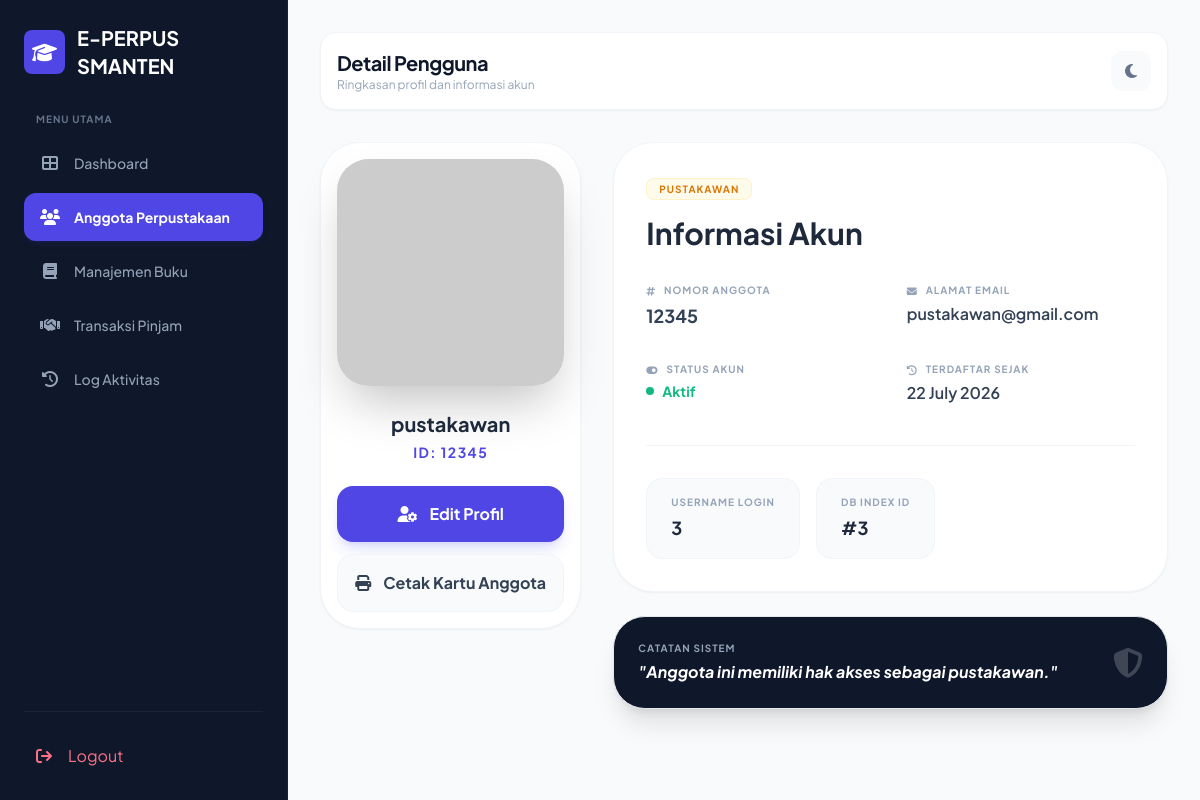
/view_anggota.php?id=3 (signed in), run on the app's committed database.
### tables this page shows
CREATE TABLE `pengguna` (
  `id_pengguna` int(11) NOT NULL,
  `no_anggota` varchar(25) DEFAULT NULL,
  `foto` varchar(255) DEFAULT NULL,
  `nama` varchar(100) NOT NULL,
  `email` varchar(100) NOT NULL,
  `password` varchar(100) NOT NULL,
  `role` enum('admin','anggota','pustakawan','') NOT NULL,
  `status` enum('aktif','nonaktif','','') NOT NULL,
  `created_at` timestamp NOT NULL DEFAULT current_timestamp() ON UPDATE current_timestamp()
);

### view_anggota.php (the view, shortened to what this page needs)
<?php
include 'koneksi.php';
$id_pengguna = mysqli_real_escape_string($conn, $_GET['id']);
$query = mysqli_query($conn, "SELECT * FROM pengguna WHERE id_pengguna = '$id_pengguna'");
$data  = mysqli_fetch_assoc($query);
$path_foto = 'img/foto/' . $data['foto'];
if (!empty($data['foto']) && file_exists($path_foto)) {
    $gambar = $path_foto;
} else {
    $gambar = "https://ui-avatars.com/api/?name=" . urlencode($data['nama']) . "&background=4F46E5&color=fff&size=512";
}
$role_style = "text-emerald-600 bg-emerald-50 border-emerald-100 dark:bg-emerald-500/10 dark:border-emerald-500/20";
if($data['role'] == 'pustakawan') $role_style = "text-amber-600 bg-amber-50 border-amber-100 dark:bg-amber-900/20 dark:border-amber-500/20";
?>
<!DOCTYPE html>
<html lang="id">
<head>
    <script src="https://cdn.tailwindcss.com"></script>
    <link href="https://cdnjs.cloudflare.com/ajax/libs/font-awesome/6.5.0/css/all.min.css" rel="stylesheet">
</head>
<body class="bg-slate-50 dark:bg-darkBlue text-slate-800 dark:text-slate-100 min-h-screen transition-colors duration-300 font-sans">
<div class="flex min-h-screen relative overflow-x-hidden">
    <aside id="sidebar" class="fixed inset-y-0 left-[-260px] md:relative md:left-0 w-72 bg-darkBlue dark:bg-white text-white dark:text-slate-900 border-r border-white/5 dark:border-slate-200 transition-all duration-300 z-50">
        <div class="p-6 flex flex-col h-full">
            <div>
                <div class="flex items-center gap-3 text-white dark:text-brand font-bold text-xl mb-8">
                    <div class="bg-brand text-white p-2 rounded-lg"><i class="fa fa-graduation-cap"></i></div>
                    <span>E-PERPUS SMANTEN</span>
                </div>
                <nav class="space-y-1.5">
                    <p class="px-3 text-[10px] font-bold text-slate-500 dark:text-slate-400 uppercase tracking-widest mb-3">Menu Utama</p>
                    <a href="dashboard.php" class="flex items-center gap-3.5 px-4 py-3 rounded-xl text-sm font-medium text-slate-400 dark:text-slate-500 hover:bg-slate-800/60 dark:hover:bg-slate-100 hover:text-white dark:hover:text-brand transition-all">
                        <i class="fa fa-th-large text-base w-5 text-center"></i> Dashboard
                    </a>
                    <a href="anggota.php" class="flex items-center gap-3.5 px-4 py-3 rounded-xl text-sm font-bold bg-brand text-white transition-all shadow-md shadow-indigo-600/10">
                        <i class="fa fa-users text-base w-5 text-center"></i> Anggota Perpustakaan
                    </a>
                    <a href="buku.php" class="flex items-center gap-3.5 px-4 py-3 rounded-xl text-sm font-medium text-slate-400 dark:text-slate-500 hover:bg-slate-800/60 dark:hover:bg-slate-100 hover:text-white dark:hover:text-brand transition-all">
                        <i class="fa fa-book text-base w-5 text-center"></i> Manajemen Buku
                    </a>
                    <a href="pinjam.php" class="flex items-center gap-3.5 px-4 py-3 rounded-xl text-sm font-medium text-slate-400 dark:text-slate-500 hover:bg-slate-800/60 dark:hover:bg-slate-100 hover:text-white dark:hover:text-brand transition-all">
                        <i class="fa fa-handshake text-base w-5 text-center"></i> Transaksi Pinjam
                    </a>
                    <a href="log.php" class="flex items-center gap-3.5 px-4 py-3 rounded-xl text-sm font-medium text-slate-400 dark:text-slate-500 hover:bg-slate-800/60 dark:hover:bg-slate-100 hover:text-white dark:hover:text-brand transition-all">
                        <i class="fa fa-history text-base w-5 text-center"></i> Log Aktivitas
                    </a>
                </nav>
            </div>
            <div class="mt-auto pt-6 border-t border-white/5 dark:border-slate-100">
                <a href="logout.php" class="flex items-center gap-3 px-3 py-2 text-rose-400 dark:text-rose-600 hover:bg-rose-500/10 dark:hover:bg-rose-50 rounded-xl transition-all">
                    <i class="fa fa-sign-out w-5"></i> Logout
                </a>
            </div>
        </div>
    </aside>
    <main class="flex-1 p-4 md:p-8 min-w-0">
        <header class="flex items-center justify-between mb-8 bg-white dark:bg-darkCard p-4 rounded-2xl border border-slate-100 dark:border-slate-800/60 shadow-sm transition-colors duration-300">
            <div class="flex items-center gap-4">
                <div>
                    <h2 class="text-xl font-bold tracking-tight text-slate-900 dark:text-white">Detail Pengguna</h2>
                    <p class="text-xs text-slate-400 hidden sm:block">Ringkasan profil dan informasi akun</p>
                </div>
            </div>
            <div class="flex items-center gap-3">
                <button onclick="toggleDarkMode()" class="w-10 h-10 rounded-xl bg-slate-50 dark:bg-slate-800 hover:bg-slate-100 dark:hover:bg-slate-700/50 flex items-center justify-center text-slate-500 dark:text-slate-400 transition-all">
                    <i id="theme-icon" class="fa fa-moon text-base"></i>
                </button>
            </div>
        </header>
        <div class="grid grid-cols-1 lg:grid-cols-3 gap-8">
            <div class="lg:col-span-1">
                <div class="bg-white dark:bg-darkCard p-4 rounded-[2.5rem] shadow-sm border border-slate-100 dark:border-slate-800 text-center">
                    <div class="aspect-square rounded-[2rem] overflow-hidden shadow-2xl bg-slate-100 dark:bg-slate-800 mb-6">
                        <img src="<?php echo $gambar; ?>" class="w-full h-full object-cover" alt="Foto Profil">
                    </div>
                    <h3 class="text-xl font-bold text-slate-800 dark:text-white"><?php echo htmlspecialchars($data['nama']); ?></h3>
                    <p class="text-brand font-bold text-sm mt-1 mb-6 tracking-widest uppercase">ID: <?php echo htmlspecialchars($data['no_anggota'] ?: '-'); ?></p>
                    <div class="space-y-3">
                        <a href="edit_anggota.php?id=<?php echo $data['id_pengguna']; ?>" class="flex items-center justify-center gap-3 w-full py-4 bg-brand hover:bg-indigo-700 text-white font-bold rounded-2xl shadow-lg shadow-indigo-500/20 transition-all">
                            <i class="fa fa-user-gear"></i> Edit Profil
                        </a>
                        <a href="cetak_kartu.php?id=<?php echo $data['id_pengguna']; ?>" target="_blank" class="flex items-center justify-center gap-3 w-full py-4 bg-slate-50 dark:bg-slate-800 border border-slate-100 dark:border-slate-700 text-slate-700 dark:text-slate-300 font-bold rounded-2xl hover:bg-slate-100 transition-all">
                            <i class="fa fa-print"></i> Cetak Kartu Anggota
                        </a>
                    </div>
                </div>
            </div>
            <div class="lg:col-span-2 space-y-6">
                <div class="bg-white dark:bg-darkCard p-8 rounded-[2.5rem] shadow-sm border border-slate-100 dark:border-slate-800">
                    <div class="flex justify-between items-start mb-8">
                        <div>
                            <span class="px-3 py-1 text-[10px] font-bold rounded-lg uppercase tracking-widest border <?php echo $role_style; ?>">
                                <?php echo htmlspecialchars($data['role']); ?>
                            </span>
                            <h2 class="text-3xl font-bold text-slate-800 dark:text-white mt-4">Informasi Akun</h2>
                        </div>
                    </div>
                    <div class="grid grid-cols-1 md:grid-cols-2 gap-8">
                        <div class="space-y-1">
                            <label class="text-[10px] font-bold text-slate-400 uppercase tracking-widest flex items-center gap-2">
                                <i class="fa fa-hashtag"></i> Nomor Anggota
                            </label>
                            <p class="text-slate-700 dark:text-slate-200 font-bold text-lg">
                                <?php echo htmlspecialchars($data['no_anggota'] ?: 'Belum diatur'); ?>
                            </p>
                        </div>
                        <div class="space-y-1">
                            <label class="text-[10px] font-bold text-slate-400 uppercase tracking-widest flex items-center gap-2">
                                <i class="fa fa-envelope"></i> Alamat Email
                            </label>
                            <p class="text-slate-700 dark:text-slate-200 font-semibold"><?php echo htmlspecialchars($data['email']); ?></p>
                        </div>
                        <div class="space-y-1">
                            <label class="text-[10px] font-bold text-slate-400 uppercase tracking-widest flex items-center gap-2">
                                <i class="fa fa-toggle-on"></i> Status Akun
                            </label>
                            <div>
                                <?php if($data['status'] == 'aktif'): ?>
                                    <span class="text-emerald-500 font-bold text-sm flex items-center gap-2">
                                        <span class="w-2 h-2 rounded-full bg-emerald-500 animate-pulse"></span> Aktif
                                    </span>
                                <?php else: ?>
                                    <span class="text-rose-500 font-bold text-sm flex items-center gap-2">
                                        <span class="w-2 h-2 rounded-full bg-rose-500"></span> Non-Aktif
                                    </span>
                                <?php endif; ?>
                            </div>
                        </div>
                        <div class="space-y-1">
                            <label class="text-[10px] font-bold text-slate-400 uppercase tracking-widest flex items-center gap-2">
                                <i class="fa fa-clock-rotate-left"></i> Terdaftar Sejak
                            </label>
                            <p class="text-slate-700 dark:text-slate-200 font-semibold">
                                <?php echo date('d F Y', strtotime($data['created_at'])); ?>
                            </p>
                        </div>
                    </div>
                    <div class="mt-10 pt-8 border-t border-slate-100 dark:border-slate-800 flex flex-wrap gap-4">
                        <div class="bg-slate-50 dark:bg-slate-800/50 px-6 py-4 rounded-2xl border border-slate-100 dark:border-slate-700">
                            <p class="text-[10px] font-bold text-slate-400 uppercase tracking-widest mb-1">Username Login</p>
                            <p class="text-lg font-bold dark:text-white"><?php echo htmlspecialchars($data['id_pengguna']); ?></p>
                        </div>
                        <div class="bg-slate-50 dark:bg-slate-800/50 px-6 py-4 rounded-2xl border border-slate-100 dark:border-slate-700">
                            <p class="text-[10px] font-bold text-slate-400 uppercase tracking-widest mb-1">DB Index ID</p>
                            <p class="text-lg font-bold dark:text-white">#<?php echo htmlspecialchars($data['id_pengguna']); ?></p>
                        </div>
                    </div>
                </div>
                <div class="bg-darkBlue dark:bg-white p-6 rounded-[2rem] flex items-center justify-between text-white dark:text-slate-800 shadow-xl border dark:border-slate-200">
                    <div>
                        <p class="text-slate-400 dark:text-slate-500 text-[10px] font-bold uppercase tracking-widest mb-1">Catatan Sistem</p>
                        <p class="font-bold italic">"Anggota ini memiliki hak akses sebagai <?php echo $data['role']; ?>."</p>
                    </div>
                    <i class="fa fa-shield-halved text-3xl opacity-20"></i>
                </div>
            </div>
        </div>
    </main>
</div>
</body>
</html>

### data on the page
pengguna: nama "pustakawan", no_anggota "12345", role "PUSTAKAWAN", email "pustakawan@gmail.com", created_at "22 July 2026", id_pengguna "3", role "pustakawan"
